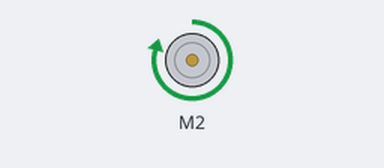
Simulated run of this program. Board: Arduino Uno, built with avr-gcc and run on an emulated ATmega328P. Shown: DC motor (green arrow = forward, orange = backward, longer = faster). What the program prints to the serial monitor is not drawn.

Above: at 0.5 s.
At 1.5 s:
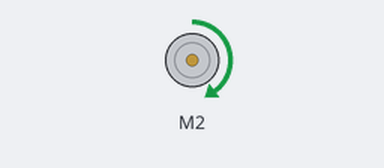
At 2.5 s:
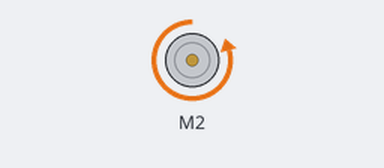
At 3.5 s:
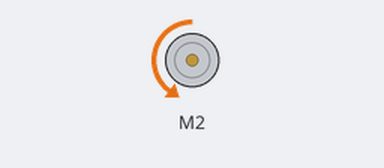
Timing chart, 0 to 5.2 s (numbered marks = the images above):
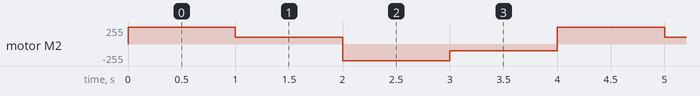

Measured:
- by itself, motor M2: repeats every 4.0 s: forward 100/255 1.0 s, backward 250/255 1.0 s, backward 100/255 1.0 s, forward 250/255 1.0 s

The program:

main.cpp
```cpp
#include <Arduino.h>
#include <Wire.h>
#include <Adafruit_MotorShield.h>

/*
Adafruit Motor Shield v2 for arduino (TB6612FNG)

  ┌───────────────────────────────────┐
  │                                   │
  │                              ┌────┤
  │                              │ 15 ├─
  │                              ├────┤
  │                              │ 14 ├─
  │                              ├────┤
  │                              │ 13 ├─ PWMB ─┐
  │                              ├────┤        │
  │                              │ 12 ├─ BIN2 ─┤
  │                              └────┤        ├ ─ Motor 1
  │                                   │        │
  │                              ┌────┤        │
  │                              │ 11 ├─ BIN1 ─┘
  │                              ├────┤
  │                              │ 10 ├─ AIN1 ─┐
  │                              ├────┤        │
  │                              │  9 ├─ AIN2 ─┼─ Motor 0
  │                              ├────┤        │
  │                              │  8 ├─ PWMA ─┘
  │                              └────┤
  │                                   │
  │                              ┌────┤
  │                              │  7 ├─ PWMB ─┐
  │                              ├────┤        │
  │                              │  6 ├─ BIN2 ─┼─ Motor 3
  │                              ├────┤        │
  │                              │  5 ├─ BIN1 ─┘
  │                              ├────┤
  │                              │  4 ├─ AIN1 ─┐
  │                              └────┤        │
  │                                   │        │
  │                              ┌────┤        ├─ Motor 2
  │                              │  3 ├─ AIN2 ─┤
  │                              ├────┤        │
  │                              │  2 ├─ PWMA ─┘
  │                              ├────┤
  │                              │  1 ├─
  │                              ├────┤
  │                              │  0 ├─
  │                              └────┤
  │                                   │
  ├─────┬─────┬─────┬─────┬─────┬─────┤
  │ GND │  OE │ SCL │ SDA │ VCC │  V+ │
  └──┬──┴──┬──┴──┬──┴──┬──┴──┬──┴──┬──┘
     │     │     │     │     │     │
    GND   GND    A5    A4   +5V   VBAT


┌────────────────────────────────────────────────────┐
│                                                    │
│                                          ┌───┐     │
│                                          │ * ├ VCC │
│ ┌─────┐                                  ├───┤     │              L293N
│ ┤  A- │                                  │ * ├ GND │
│ ├─────┤                                  ├───┤     │           ┌*───────┐
│ ┤  A+ │                                  │ * ├ IN1 │       EN1 ┤ 1   16 ├ VCC
│ ├─────┤                                  ├───┤     │       IN1 ┤ 2   15 ├ IN4
│ ┤  B- │                                  │ * ├ IN2 │       A-  ┤ 3   14 ├ B+
│ ├─────┤                                  ├───┤     │       GNG ┤ 4   13 ├ GND
│ ┤  B+ │                                  │ * ├ IN3 │       GND ┤ 5   12 ├ GND
│ ├─────┤                                  ├───┤     │       A+  ┤ 6   11 ├ B-
│ ┤ GND │                                  │ * ├ IN4 │       IN2 ┤ 7   10 ├ IN3
│ ├─────┤                                  ├───┤     │       VIN ┤ 8    9 ├ EN2
│ ┤ VIN │                                  │ * ├ EN1 │           └────────┘
│ └─────┘                                  ├───┤     │
│                                          │ * ├ EN2 │
│                                          └───┘     │
│                ┌───┬───┬───┬───┬───┐               │
│                │VCC│ A-│ A+│ B-│ B+│               │
│                └─┬─┴─┬─┴─┬─┴─┬─┴─┬─┘               │
└────────────────────────────────────────────────────┘

*/


Adafruit_MotorShield AFMS = Adafruit_MotorShield(0x40);
Adafruit_DCMotor *motor = AFMS.getMotor(2);

void setup() {
    Serial.begin(115200);
    Serial.println("Start");

    // if you want to really speed stuff up, you can go into 'fast 400khz I2C' mode
    // some i2c devices dont like this so much so if you're sharing the bus, watch
    // out for this!
    Wire.setClock(400000);

    if (!AFMS.begin()) {         // create with the default frequency 1.6KHz
        // if (!AFMS.begin(1000)) {  // OR with a different frequency, say 1KHz
        Serial.println("Could not find Motor Shield. Check wiring.");
        while (1);
    }
    Serial.println("Motor Shield found.");

    motor->setSpeed(200);
    motor->run(RELEASE);
}

void loop() {
    motor->run(RELEASE);
    motor->setSpeed(250);
    motor->run(FORWARD);
    delay(1000);
    motor->setSpeed(100);
    delay(1000);

    motor->run(RELEASE);
    motor->setSpeed(250);
    motor->run(BACKWARD);
    delay(1000);
    motor->setSpeed(100);
    delay(1000);
}
```
